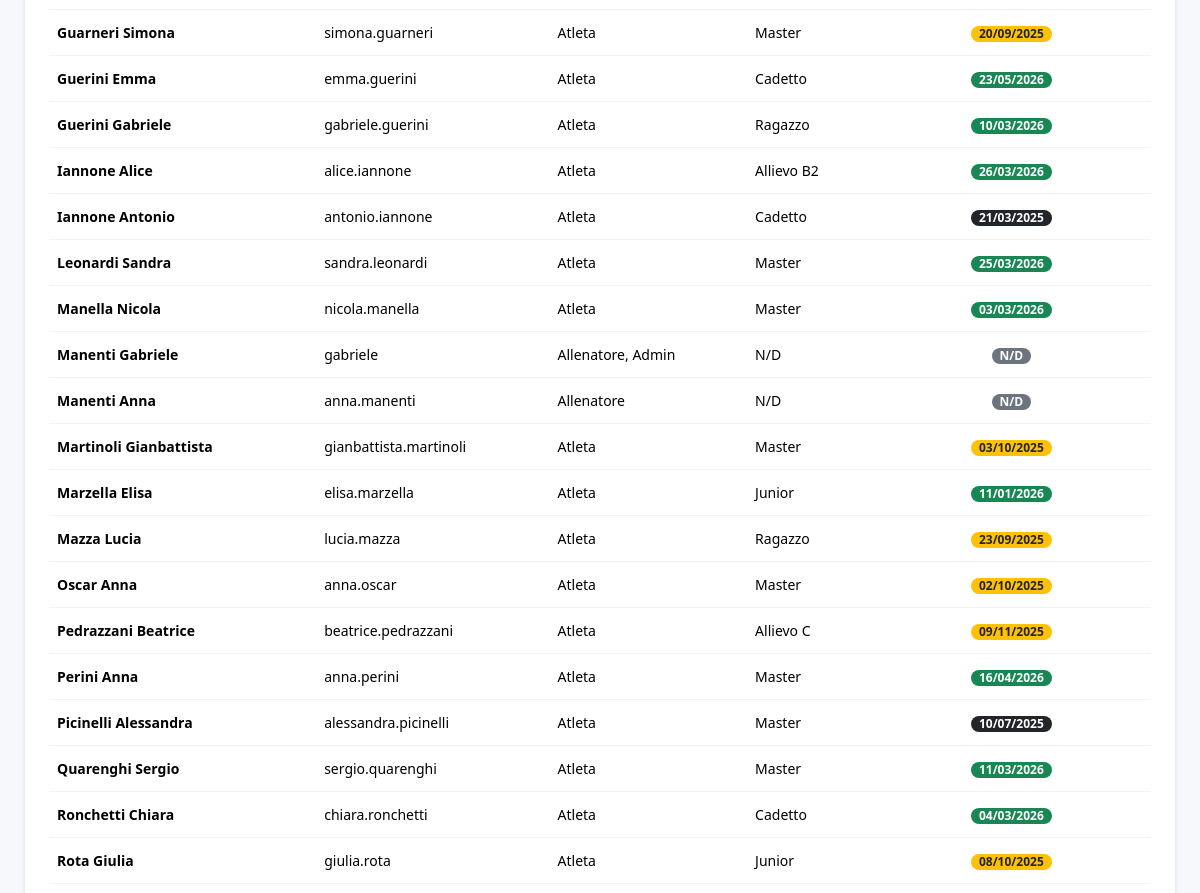
/admin/users (signed in, middle part), run on an earlier commit of the app's database.
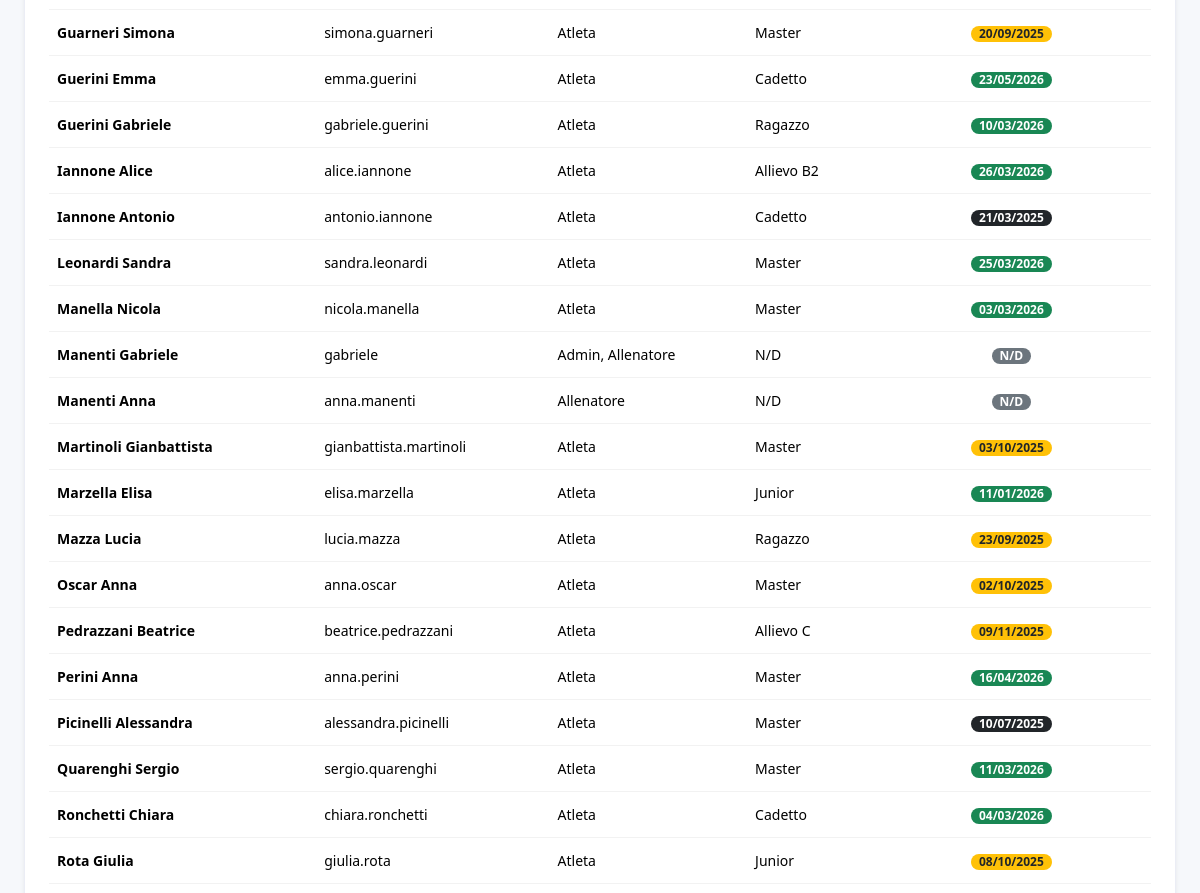
And on a later commit of the database.
### models.py (models this page shows, shortened)
class User(Base):
    __tablename__ = "users"
    id = Column(Integer, primary_key=True, index=True)
    username = Column(String, unique=True, index=True, nullable=False)
    hashed_password = Column(String, nullable=False)
    first_name = Column(String, nullable=False)
    last_name = Column(String, nullable=False)
    email = Column(String, unique=True, index=True)
    phone_number = Column(String)
    date_of_birth = Column(Date)
    tax_code = Column(String, unique=True)
    enrollment_year = Column(Integer)
    membership_date = Column(Date)
    certificate_expiration = Column(Date)
    address = Column(String)
    manual_category = Column(String, nullable=True)
    roles = relationship("Role", secondary=user_roles, back_populates="users")
    tags = relationship("Tag", secondary=user_tags, back_populates="users")
    barche_assegnate = relationship("Barca", secondary=barca_atleti_association, back_populates="atleti_assegnati")
    schede_pesi = relationship("SchedaPesi", back_populates="atleta")
    turni = relationship("Turno", back_populates="user")
    availabilities = relationship("TrainerAvailability", back_populates="user")
    allenamenti_seguiti = relationship("Allenamento", secondary=allenamento_coach_association, back_populates="coaches")

class Role(Base):
    __tablename__ = "roles"
    id = Column(Integer, primary_key=True, index=True)
    name = Column(String, unique=True, index=True, nullable=False)
    users = relationship("User", secondary=user_roles, back_populates="roles")

### routers/admin.py (the view)
@router.get("/users", response_class=HTMLResponse)
async def admin_users_list(request: Request, db: Session = Depends(get_db),
                           admin_user: models.User = Depends(get_current_admin_user), role_ids: List[int] = Query([]),
                           categories: List[str] = Query([]), enrollment_year_str: Optional[str] = Query(None),
                           cert_expiring: bool = Query(False), sort_by: str = Query("last_name"),
                           sort_dir: str = Query("asc")):
    query = db.query(models.User).options(joinedload(models.User.roles))
    enrollment_year = int(enrollment_year_str) if enrollment_year_str and enrollment_year_str.isdigit() else None
    if role_ids: query = query.join(models.user_roles).filter(models.user_roles.c.role_id.in_(role_ids))
    if enrollment_year: query = query.filter(models.User.enrollment_year == enrollment_year)
    if cert_expiring: query = query.filter(models.User.certificate_expiration <= (date.today() + timedelta(days=60)))
    if sort_by not in ['category']:  # Ordina nel DB solo se non è una property calcolata
        if sort_by == 'name':
            order_logic = [models.User.last_name.desc(), models.User.first_name.desc()] if sort_dir == "desc" else [
                models.User.last_name.asc(), models.User.first_name.asc()]
            query = query.order_by(*order_logic)
        else:
            sort_column = getattr(models.User, sort_by, models.User.last_name)
            query = query.order_by(sort_column.desc() if sort_dir == "desc" else sort_column.asc())
    users = query.all()
    if categories: users = [user for user in users if user.category in categories]
    if sort_by == 'category':
        users.sort(key=lambda u: u.category or "", reverse=(sort_dir == 'desc'))
    all_roles = db.query(models.Role).order_by(models.Role.name).all()
    all_years = sorted([y[0] for y in db.query(models.User.enrollment_year).distinct().all() if y[0] is not None],
                       reverse=True)
    all_users_for_categories = db.query(models.User).options(joinedload(models.User.roles)).all()
    all_categories = sorted(
        list(set(u.category for u in all_users_for_categories if u.category and u.category != "N/D")))
    return templates.TemplateResponse("admin/users_list.html",
                                      {"request": request, "users": users, "current_user": admin_user,
                                       "all_roles": all_roles, "all_categories": all_categories, "all_years": all_years,
                                       "current_filters": {"role_ids": role_ids, "categories": categories,
                                                           "enrollment_year": enrollment_year,
                                                           "cert_expiring": cert_expiring}, "sort_by": sort_by,
                                       "sort_dir": sort_dir, "today": date.today()})

### templates/admin/users_list.html (shortened to what this page needs)
{% extends "layouts/_admin_layout.html" %}
{% block admin_content %}
<div class="card shadow-sm">
    <div class="card-body p-0">
        <div class="table-responsive">
            <table class="table table-hover mb-0 align-middle">
                <tbody>
                    {% for user in users %}
                    <tr onclick="window.location='{{ url_for('admin_view_user', user_id=user.id) }}';" style="cursor: pointer;">
                        <td class="fw-bold">{{ user.last_name }} {{ user.first_name }}</td>
                        <td>{{ user.username }}</td>
                        <td>{{ user.roles | map(attribute='name') | map('title') | join(', ') }}</td>
                        <td>{{ user.category }}</td>
                        <td class="text-center">
                            {% if user.certificate_expiration %}
                                {% set days_left = (user.certificate_expiration - today).days %}
                                {% set badge_class = 'text-dark' %}
                                {% if days_left <= 0 %}
                                    {% set badge_class = 'bg-dark text-white' %}
                                {% elif days_left <= 30 %}
                                    {% set badge_class = 'bg-danger text-white' %}
                                {% elif days_left <= 90 %}
                                    {% set badge_class = 'bg-warning text-dark' %}
                                {% else %}
                                    {% set badge_class = 'bg-success text-white' %}
                                {% endif %}
                                <span class="badge rounded-pill {{ badge_class }}">
                                    {{ user.certificate_expiration.strftime('%d/%m/%Y') }}
                                </span>
                            {% else %}
                                <span class="badge rounded-pill bg-secondary">N/D</span>
                            {% endif %}
                        </td>
                    </tr>
                    {% else %}
                    <tr>
                        <td colspan="5" class="text-center p-4">Nessun utente trovato con i filtri selezionati.</td>
                    </tr>
                    {% endfor %}
                </tbody>
            </table>
        </div>
    </div>
</div>
<link rel="stylesheet" href="https://cdnjs.cloudflare.com/ajax/libs/font-awesome/6.0.0-beta3/css/all.min.css">
{% endblock %}

What changed in the data, as far as the page shows it:
changed User "gabriele": roles|map "Allenatore, Admin" → "Admin, Allenatore"
